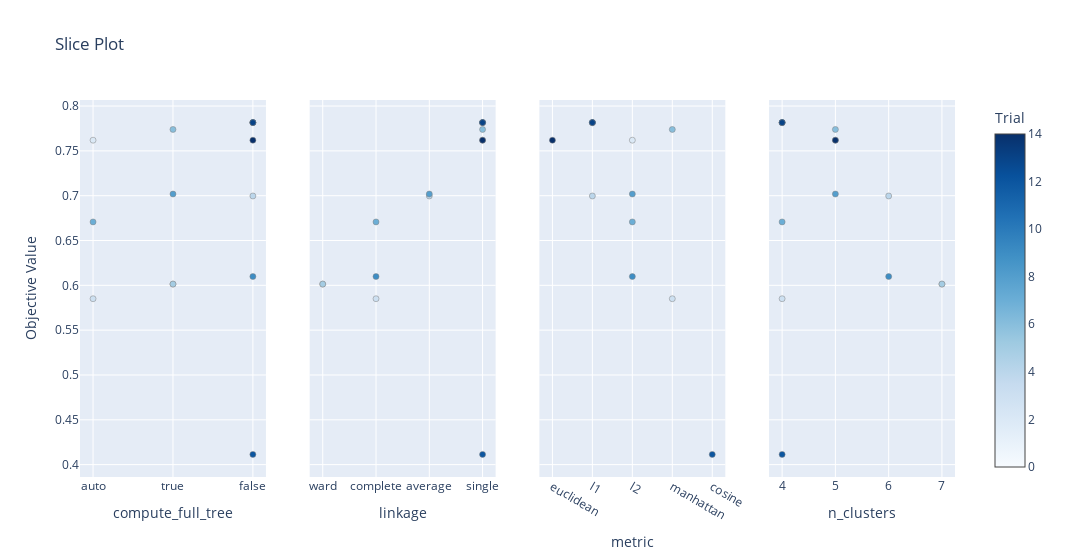

Notebook code cell kept with this figure:
### Code cell
optuna.visualization.plot_slice(study_agglomerative)

### Figure 1 — Plotly figure (JSON) as saved in the notebook; plotly's stock layout.template omitted (floating-point values rounded to 4 significant figures)
{"data": [{"marker": {"color": [0, 1, 2, 3, 4, 5, 6, 7, 8, 9, 10, 11, 12, 13, 14], "colorbar": {"title": {"text": "Trial"}, "x": 1, "xpad": 40}, "colorscale": [[0, "rgb(247,251,255)"], [0.125, "rgb(222,235,247)"], [0.25, "rgb(198,219,239)"], [0.375, "rgb(158,202,225)"], [0.5, "rgb(107,174,214)"], [0.625, "rgb(66,146,198)"], [0.75, "rgb(33,113,181)"], [0.875, "rgb(8,81,156)"], [1, "rgb(8,48,107)"]], "line": {"color": "Grey", "width": 0.5}, "showscale": true}, "mode": "markers", "name": "Feasible Trial", "showlegend": false, "type": "scatter", "x": [false, true, "auto", "auto", false, true, true, "auto", true, false, false, false, false, false, false], "xaxis": "x", "y": [0.7815, 0.6014, 0.7619, 0.585, 0.6997, 0.6014, 0.7739, 0.6707, 0.7019, 0.6098, 0.7815, 0.7815, 0.4114, 0.7815, 0.7619], "yaxis": "y"}, {"marker": {"color": [0, 1, 2, 3, 4, 5, 6, 7, 8, 9, 10, 11, 12, 13, 14], "colorbar": {"title": {"text": "Trial"}, "x": 1, "xpad": 40}, "colorscale": [[0, "rgb(247,251,255)"], [0.125, "rgb(222,235,247)"], [0.25, "rgb(198,219,239)"], [0.375, "rgb(158,202,225)"], [0.5, "rgb(107,174,214)"], [0.625, "rgb(66,146,198)"], [0.75, "rgb(33,113,181)"], [0.875, "rgb(8,81,156)"], [1, "rgb(8,48,107)"]], "line": {"color": "Grey", "width": 0.5}, "showscale": false}, "mode": "markers", "name": "Feasible Trial", "showlegend": false, "type": "scatter", "x": ["single", "ward", "single", "complete", "average", "ward", "single", "complete", "average", "complete", "single", "single", "single", "single", "single"], "xaxis": "x2", "y": [0.7815, 0.6014, 0.7619, 0.585, 0.6997, 0.6014, 0.7739, 0.6707, 0.7019, 0.6098, 0.7815, 0.7815, 0.4114, 0.7815, 0.7619], "yaxis": "y2"}, {"marker": {"color": [0, 2, 3, 4, 6, 7, 8, 9, 10, 11, 12, 13, 14], "colorbar": {"title": {"text": "Trial"}, "x": 1, "xpad": 40}, "colorscale": [[0, "rgb(247,251,255)"], [0.125, "rgb(222,235,247)"], [0.25, "rgb(198,219,239)"], [0.375, "rgb(158,202,225)"], [0.5, "rgb(107,174,214)"], [0.625, "rgb(66,146,198)"], [0.75, "rgb(33,113,181)"], [0.875, "rgb(8,81,156)"], [1, "rgb(8,48,107)"]], "line": {"color": "Grey", "width": 0.5}, "showscale": false}, "mode": "markers", "name": "Feasible Trial", "showlegend": false, "type": "scatter", "x": ["l1", "l2", "manhattan", "l1", "manhattan", "l2", "l2", "l2", "l1", "l1", "cosine", "l1", "euclidean"], "xaxis": "x3", "y": [0.7815, 0.7619, 0.585, 0.6997, 0.7739, 0.6707, 0.7019, 0.6098, 0.7815, 0.7815, 0.4114, 0.7815, 0.7619], "yaxis": "y3"}, {"marker": {"color": [0, 1, 2, 3, 4, 5, 6, 7, 8, 9, 10, 11, 12, 13, 14], "colorbar": {"title": {"text": "Trial"}, "x": 1, "xpad": 40}, "colorscale": [[0, "rgb(247,251,255)"], [0.125, "rgb(222,235,247)"], [0.25, "rgb(198,219,239)"], [0.375, "rgb(158,202,225)"], [0.5, "rgb(107,174,214)"], [0.625, "rgb(66,146,198)"], [0.75, "rgb(33,113,181)"], [0.875, "rgb(8,81,156)"], [1, "rgb(8,48,107)"]], "line": {"color": "Grey", "width": 0.5}, "showscale": false}, "mode": "markers", "name": "Feasible Trial", "showlegend": false, "type": "scatter", "x": [4, 7, 5, 4, 6, 7, 5, 4, 5, 6, 4, 4, 4, 4, 5], "xaxis": "x4", "y": [0.7815, 0.6014, 0.7619, 0.585, 0.6997, 0.6014, 0.7739, 0.6707, 0.7019, 0.6098, 0.7815, 0.7815, 0.4114, 0.7815, 0.7619], "yaxis": "y4"}], "layout": {"title": {"text": "Slice Plot"}, "width": 1200, "xaxis": {"anchor": "y", "categoryarray": ["auto", true, false], "categoryorder": "array", "domain": [0, 0.2125], "title": {"text": "compute_full_tree"}, "type": "category"}, "xaxis2": {"anchor": "y2", "categoryarray": ["ward", "complete", "average", "single"], "categoryorder": "array", "domain": [0.2625, 0.475], "title": {"text": "linkage"}, "type": "category"}, "xaxis3": {"anchor": "y3", "categoryarray": ["euclidean", "l1", "l2", "manhattan", "cosine"], "categoryorder": "array", "domain": [0.525, 0.7375], "title": {"text": "metric"}, "type": "category"}, "xaxis4": {"anchor": "y4", "domain": [0.7875, 1], "title": {"text": "n_clusters"}}, "yaxis": {"anchor": "x", "domain": [0, 1], "title": {"text": "Objective Value"}}, "yaxis2": {"anchor": "x2", "domain": [0, 1], "matches": "y", "showticklabels": false}, "yaxis3": {"anchor": "x3", "domain": [0, 1], "matches": "y", "showticklabels": false}, "yaxis4": {"anchor": "x4", "domain": [0, 1], "matches": "y", "showticklabels": false}}}
